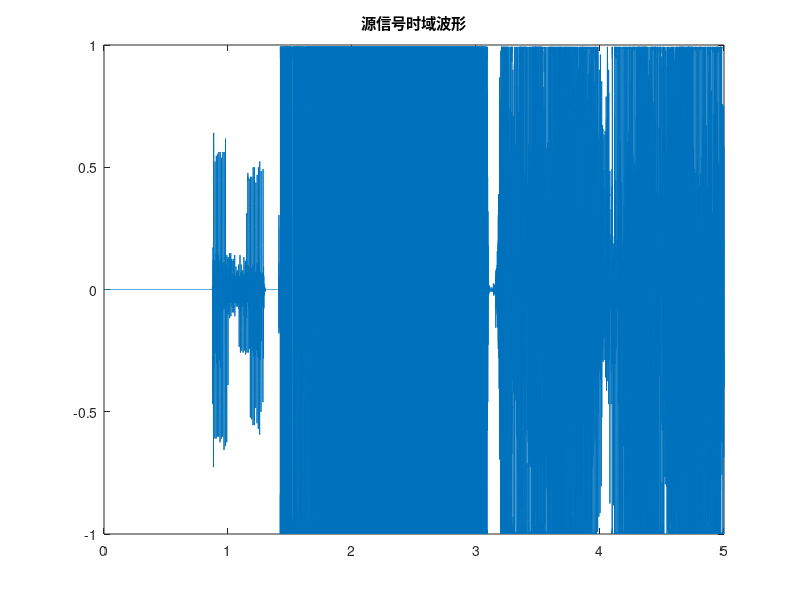
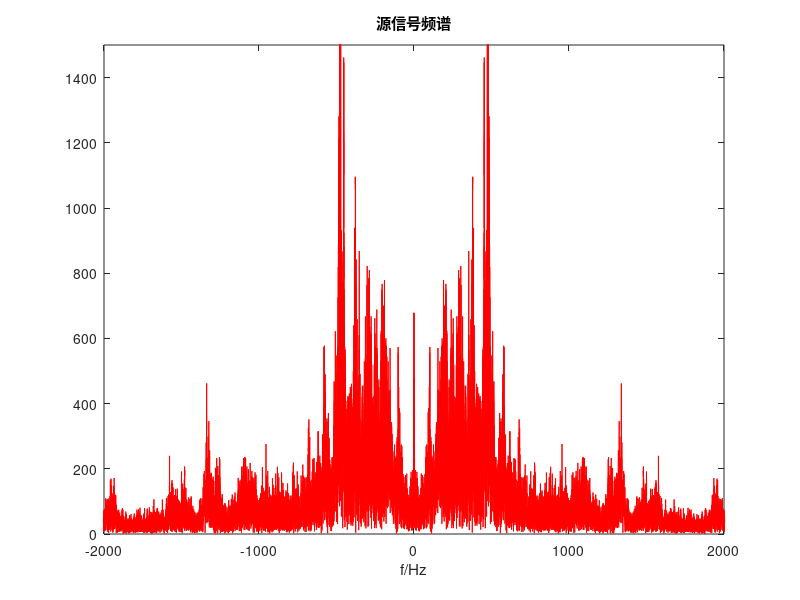
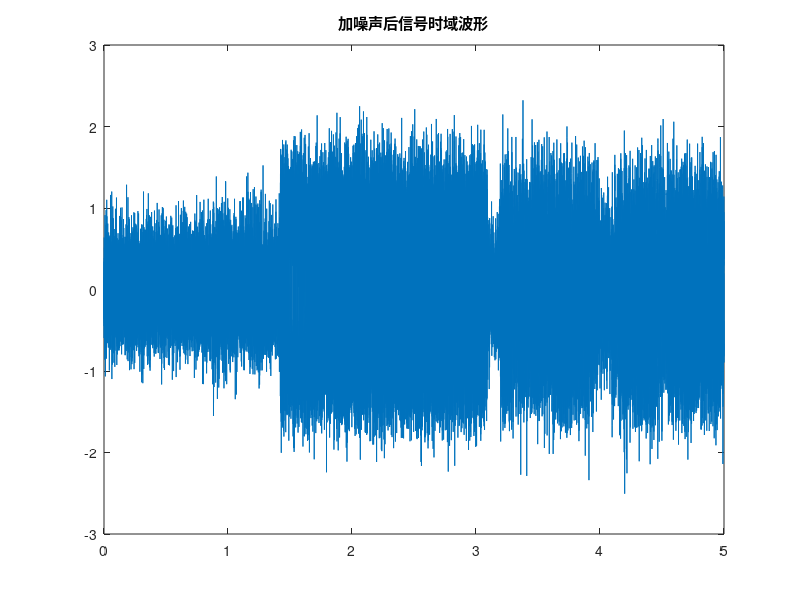
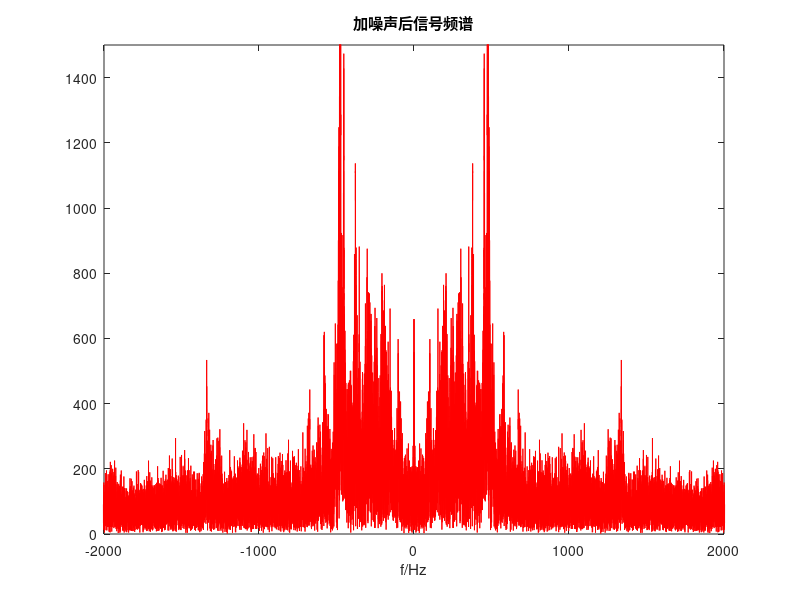

The MATLAB source for these figures, in order: (Note: this script raises an error after producing the figures.)
%%%%%%%%%%%%%%%%%%%%%%%%%%%%%%%%%%%%%%%%%%%%%%%%%%%%%%%%%%%%%%%%%%%%%%%%%%%%%%%
%  IIR滤波器设计，IIR数字滤波器从源信号中提取特定频率的信号                       %%
%  手动录制：以 8kHz 采样频率录制自己的声音，叠加高斯白噪声，信噪比小于20dB        %%
%                                                                             %%
%  完成两种低通滤波器设计：脉冲响应不变法 + 切比雪夫I型； 双线性变换法 + 巴特沃斯   %%
%                                                                             %%
%                                   Yuzhe Yang                                %%
%%%%%%%%%%%%%%%%%%%%%%%%%%%%%%%%%%%%%%%%%%%%%%%%%%%%%%%%%%%%%%%%%%%%%%%%%%%%%%%

%------------------------------------- 录音部分 ----------------------------------%
% 
% 运行平台：Windows 10 64bit，MATLAB R2014a
% 录音5秒钟，采样频率默认为 8kHz
%{
recObj = audiorecorder;
disp('Start speaking.')
recordblocking(recObj, 5);
disp('End of Recording.');
play(recObj);       % 回放录音数据
myRecording = getaudiodata(recObj);         % 获取录音数据

plot(myRecording);          % 绘制录音数据时域波形
plot(abs(fftshift(fft(myRecording))));      % 绘制录音数据频谱
%}


%--------------------------------- 数据处理部分 ----------------------------------%
load myrecord.mat myRecording           % 导出已录制好的音频

%------------------------------- 做FFT，画出原信号幅度谱
N1 = 40000;     %  采样点数，时间长度 5s
fs = 8000;      %  采样频率 8kHz
n1 = 0:N1-1;
t1 = n1/fs;     %  时间序列

myrecord_F = fftshift(fft(myRecording,N1));    %  对信号进行FFT,并转移到中央
mag1 = abs(myrecord_F);             %  幅度谱
F1 = n1*fs/N1 - fs/2;       %  频谱序列长度，且将零频移到中心

figure
plot(t1,myRecording);          %  绘制录音数据时域波形
title('源信号时域波形');
figure
plot(F1, mag1, '-r');          %  绘制录音数据频谱，并局限至 2kHz内（人声音频谱范围85~1100Hz）
axis([-2000 2000 0 1500]), xlabel('f/Hz'), title('源信号频谱');

%------------------------------- 对原信号加高斯白噪声，信噪比5dB（<20dB）
SNR = 5;        %  信噪比 5dB
myrecord_noise = awgn(myRecording,SNR,'measured');
mag2 = abs(fftshift(fft(myrecord_noise,N1)));

figure
plot(t1,myrecord_noise);          %  绘制加噪声后时域波形
title('加噪声后信号时域波形');
figure
plot(F1, mag2, '-r');             %  绘制加噪声后数据频谱，并局限至 2kHz内
axis([-2000 2000 0 1500]), xlabel('f/Hz'), title('加噪声后信号频谱');


%------------------------------- 方法1：脉冲响应不变法 设计 低通切比雪夫I型 -------------------------------%
%
%   滤波器参数：通带上限300Hz, 阻带临界500Hz，抽样频率8kHz
%              通带最大衰减1dB，阻带最小衰减50dB
wp = 2*pi*300;
ws = 2*pi*500;      %  数字滤波器特征转化到模拟滤波器频率特征
Rp = 1;
Rs = 50;
Fs = 8000;
[N, Wn] = cheb1ord(wp,ws,Rp,Rs,'s');        %  选择滤波器的最小阶数
[Z, P, K] = cheb1ap(N,Rp);                  %  创建低通切比雪夫I滤波器
[A, B, C, D] = zp2ss(Z,P,K);                %  归一化低通滤波器
[At, Bt, Ct, Dt] = lp2lp(A,B,C,D,Wn);       %  去归一化，得到截止频率 Wn 的
[num_ana,den_ana] = ss2tf(At,Bt,Ct,Dt);     %  得到模拟滤波器传递函数（分子、分母多项式系数）

[num_dig,den_dig] = impinvar(num_ana,den_ana,Fs);      %  脉冲响应不变法 转换为数字滤波器传递函数（分子、分母多项式系数）
disp(num_dig)
disp(den_dig)                %  IIR系统函数零极点
figure
[H, W] = freqz(num_dig,den_dig,N1,'whole');            %  滤波器幅频响应
plot(W*Fs/2/pi,20*log10(abs(H)));
axis([0 600 -80 0])
grid; xlabel('f/Hz'); title('方法1：脉冲响应不变法，切比雪夫I型低通滤波器');
figure
subplot(121)
plot(W,angle(H)); xlabel('\omega'); ylabel('\phi'); title('相位响应'); axis([0,pi,-pi,pi]);      %  相频响应和系统零极图
subplot(122)
zplane(num_dig,den_dig); axis([-1.1,1.1,-1.1,1.1]); title('零级图');

%---------------------------------- 加噪信号经过此滤波器
out_mag = abs(mag2.*fftshift(H));
figure
plot(F1, out_mag, '-r');             %  绘制滤波后数据频谱，并局限至 2kHz内
axis([-2000 2000 0 1500]), xlabel('f/Hz'), title('滤波后信号频谱');


%------------------------------- 方法2：双线性变换法 设计 低通巴特沃斯 --------------------------------%
%
%   滤波器参数：通带上限300Hz, 阻带临界500Hz，抽样频率8kHz
%              通带最大衰减1dB，阻带最小衰减50dB
Wp = 0.075*pi;            %  通带边界频率(归一化)：wp=fp*2*pi/fs
Ws = 0.125*pi;            %  阻带边界频率(归一化)：ws=fr*2*pi/fs
Rp = 1;                   %  通带波纹
Rs = 50;                  %  阻带衰减
Ts = 0.000125;            %  Fs = 8kHz
%   转换为模拟滤波器指标（预畸变）
OmegaP = (2/Ts)*tan(Wp/2);        %  模拟低通原型滤波器通带频率
OmegaS = (2/Ts)*tan(Ws/2);        %  模拟低通原型滤波器阻带频率

[N, OmegaC] = buttord(OmegaP,OmegaS,Rp,Rs,'s');     %  模拟巴特沃斯滤波器的阶数和-3dB截止频率计算

[Z, P, K] = buttap(N);                              %  设计归一化巴特沃兹滤波器低通原型
num_ana = K * real(poly(Z));
den_ana = real(poly(P));                            %  原型（归一化）滤波器系数
[num_ana, den_ana] = lp2lp(num_ana,den_ana,OmegaC); %  去归一化处理，得到截止频率 OmegaC 的

[num_dig, den_dig] = bilinear(num_ana,den_ana,Fs);  %  双线性变换法 转换为数字滤波器传递函数
disp(num_dig)
disp(den_dig)                %  IIR系统函数零极点
figure
[H, W] = freqz(num_dig,den_dig,N1,'whole');         %  滤波器幅频响应
plot(W*Fs/2/pi,20*log10(abs(H)));
axis([0 600 -80 0])
grid; xlabel('f/Hz'); title('方法2：双线性变换法，巴特沃斯低通滤波器');

%---------------------------------- 加噪信号经过此滤波器
out_mag = abs(mag2.*fftshift(H));
figure
plot(F1, out_mag, '-r');             %  绘制滤波后数据频谱，并局限至 2kHz内
axis([-2000 2000 0 1500]), xlabel('f/Hz'), title('滤波后信号频谱');
figure
subplot(121)
plot(W,angle(H)); xlabel('\omega'); ylabel('\phi'); title('相位响应'); axis([0,pi,-pi,pi]);      %  相频响应和系统零极图
subplot(122)
zplane(num_dig,den_dig); axis([-1.1,1.1,-1.1,1.1]); title('零级图');
